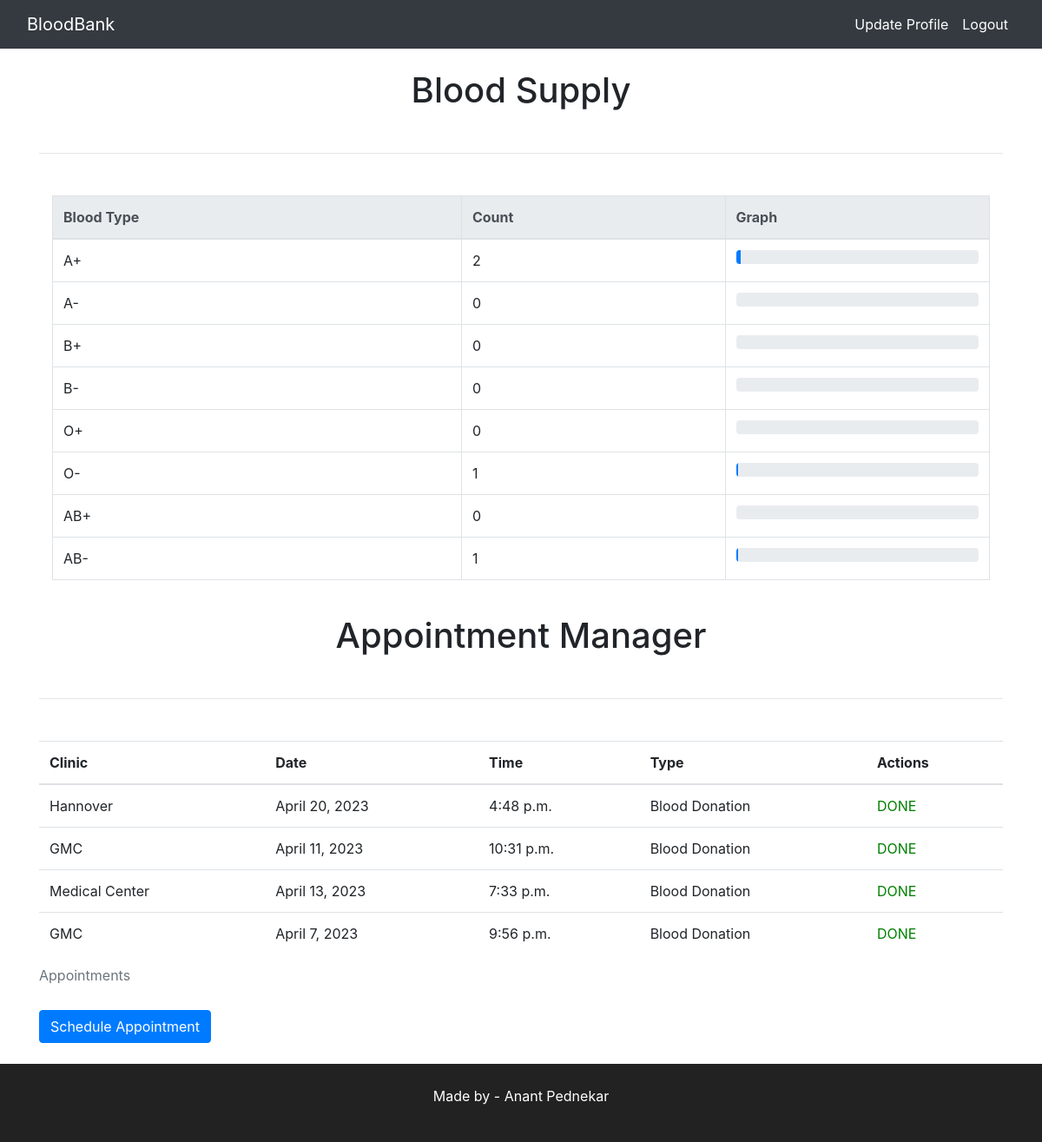
The app's page / (signed in) with its own data.
### main/models.py (models this page shows)
class Appointment(models.Model):
    user = models.ForeignKey(User, on_delete=models.CASCADE)
    clinic = models.ForeignKey(Clinic, on_delete=models.CASCADE)
    appointment_date = models.DateField()
    appointment_time = models.TimeField()
    is_donation = models.BooleanField(default=False)

### admin_user/models.py (models this page shows)
class Clinic(models.Model):
    name = models.CharField(max_length=255)
    address = models.CharField(max_length=255)
    phone_number = models.CharField(max_length=20, validators=[AdminValidation.is_valid_phone])
    email = models.EmailField(validators=[AdminValidation.is_valid_email])
    contact_person = models.CharField(max_length=255)
    description = models.TextField()
    website = models.URLField()
    def __str__(self):
        return self.name

### main/views.py (the view)
# urls.py: path('', views.index, name='index'),
def index(request):
    logger.debug("Index view ")
    appointments_1 = Appointment.objects.all()
    all_blood_types = ['A+', 'A-', 'B+', 'B-', 'O+', 'O-', 'AB+', 'AB-']
    blood_type_count = UserProfile.objects.filter(
        is_donor=True,
        user__appointment__is_donation=True,
        user__appointment__appointment_date__lt=timezone.now()
    ).values('blood_type').annotate(count=Count('blood_type'))
    blood_type_list = []
    for blood_type in all_blood_types:
        count = 0
        for bt in blood_type_count:
            if bt['blood_type'] == blood_type:
                count = bt['count']
                break
        blood_type_list.append({'blood_type': blood_type, 'count': count})
    return render(request, 'main/index.html', {'appointments': appointments_1, 'blood_type_count': blood_type_list, 'datetimenow':datetime.datetime.now().date()})

### myLibrary/mainLogger.py (called while the page is built)
    def debug(self, message):
        self.log('DEBUG', message)

    def log(self, level, message):
        timestamp = datetime.datetime.now().strftime('%Y-%m-%d %H:%M:%S')
        log_message = f'{timestamp} [{self.name}] {level}: {message}'
        print(log_message)

### main/templates/main/index.html
{% extends 'main/base.html' %}
{% load bootstrap4%}
{% block content %}
<div class="container">
  <br>
  <h1 class="text-center mb-5"> Blood Supply</h1>
  <hr class="my-5">
  <div class="row">
      <div class="col-md-12">
        <div class="container">
          <table class="table table-bordered">
            <thead class="thead-light">
              <tr>
                <th>Blood Type</th>
                <th>Count</th>
                <th>Graph</th>
              </tr>
            </thead>
            <tbody>
              {% for bt in blood_type_count %}
              <tr>
                <td>{{ bt.blood_type }}</td>
                <td>{{ bt.count }}</td>
                <td>
                  <div class="progress">
                    <div class="progress-bar" role="progressbar" style="width: {{ bt.count }}%;" aria-valuenow="{{ bt.count }}" aria-valuemin="0" aria-valuemax="100"></div>
                  </div>
                </td>
              </tr>
              {% endfor %}
            </tbody>
          </table>
        </div>
      </div>
  </div>
   {% if user.is_authenticated %}
  <br>
  <h1 class="text-center mb-5"> Appointment Manager</h1>
  <hr class="my-5">
  <div class="row">
      <div class="col-md-12">
          <table class="table">
              <caption>Appointments</caption>
              <thead>
                  <tr>
                      <th>Clinic</th>
                      <th>Date</th>
                      <th>Time</th>
                      <th>Type</th>
                      <th>Actions</th>
                  </tr>
              </thead>
              <tbody>
                {% for appointment in appointments %}
                    <tr>
                        <td>{{ appointment.clinic }}</td>
                        <td>{{ appointment.appointment_date }}</td>
                        <td>{{ appointment.appointment_time }}</td>
                        <td>
                            {% if appointment.is_donation %}
                                Blood Donation
                            {% else %}
                                Blood Transfusion
                            {% endif %}
                        </td>
                        <td>
                            {% if appointment.appointment_date >= datetimenow %}
                                <a href="{% url 'main:delete_appointment' appointment.pk %}" class="btn btn-danger btn-sm" onclick="return confirm('Are you sure you want to delete this appointment?')">Delete</a>
                            {% else %}
                              <span style="color:green;">DONE</span>
                            {% endif %}
                        </td>
                    </tr>
                {% empty %}
                    <tr>
                        <td colspan="5">There are no appointments to display.</td>
                    </tr>
                {% endfor %}
              </tbody>
          </table>
          <a href="{% url 'main:schedule_appointment' %}" class="btn btn-primary">Schedule Appointment</a>
      </div>
  </div>
  {% endif %}
</div>
{% endblock %}

### main/templates/main/base.html (shortened to what this page needs)
<!DOCTYPE html>
<html lang="en">
<head>
  <link rel="stylesheet" href="https://maxcdn.bootstrapcdn.com/bootstrap/4.5.0/css/bootstrap.min.css">
</head>
<body>
<nav class="navbar navbar-expand-lg navbar-dark bg-dark">
  <div class="container-fluid">
    <a class="navbar-brand" href="{% url 'main:index' %}">BloodBank</a>
    <div class="collapse navbar-collapse" id="navbarSupportedContent">
      <ul class="navbar-nav ml-auto">
        {% if user.is_authenticated %}
          <li class="nav-item">
            <a class="nav-link" href="{% url 'main:update_user_view' %}"> Update Profile</a>
          </li>
          <li class="nav-item">
            <a class="nav-link" href="{% url 'main:logout_view' %}"> Logout</a>
          </li>
          {% endif %}
      </ul>
    </div>
  </div>
</nav>
{% block content %}
{% endblock %}
<br>
<footer class="container-fluid text-center">
  <p>Made by - Anant Pednekar</p>
</footer>
</body>
</html>

### main/templates/main/base.html (style rules this page uses)
.navbar { margin-bottom: 0; border-radius: 0; }
.navbar-dark.bg-dark { background-color: #8B0000; }
.navbar-dark .navbar-nav .nav-link { color: #ffffff; }
footer { padding: 25px; background-color: #222; border-color: #080808; }
footer p { color: #ffffff; }

### records on screen
Appointment: clinic "Hannover", appointment_date "April 20, 2023", appointment_time "4:48 p.m.", is_donation "Blood Donation", shows "DONE"
Appointment: clinic "GMC", appointment_date "April 11, 2023", appointment_time "10:31 p.m.", is_donation "Blood Donation", shows "DONE"
Appointment: clinic "Medical Center", appointment_date "April 13, 2023", appointment_time "7:33 p.m.", is_donation "Blood Donation", shows "DONE"
Appointment: clinic "GMC", appointment_date "April 7, 2023", appointment_time "9:56 p.m.", is_donation "Blood Donation", shows "DONE"

### other values on screen
{{ bt.blood_type }} "A+" "A-" "B+" "B-" "O+" "O-" "AB+" "AB-"
{{ bt.count }} "2" "0" "0" "0" "0" "1" "0" "1"
